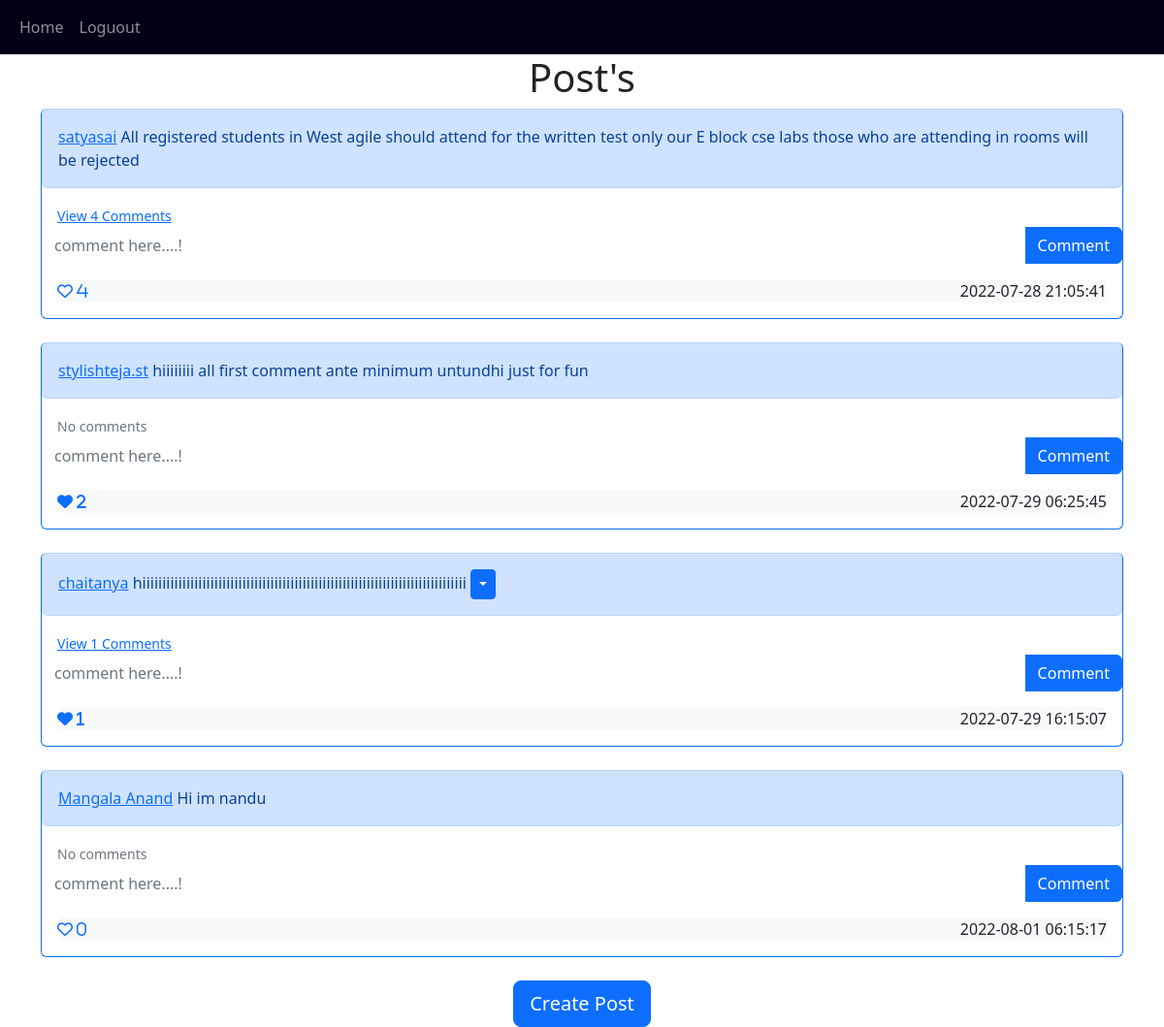
/ (signed in), run on the app's committed database.
### web/models.py (models this page shows)
class Post(db.Model):
    id=db.Column(db.Integer,primary_key=True)
    post_text=db.Column(db.String(256),nullable=False)
    date_created=db.Column(db.DateTime(timezone=True),default=func.now())
    author=db.Column(db.Integer,db.ForeignKey('user.id',ondelete="CASCADE"),nullable=False)
    comments=db.relationship('Comments',backref='post',passive_deletes=True)
    likes=db.relationship('Likes',backref='post',passive_deletes=True)

class User(db.Model,UserMixin):
    id=db.Column(db.Integer,primary_key=True)
    email=db.Column(db.String(150),unique=True)
    username=db.Column(db.String(150),unique=True)
    password=db.Column(db.String(160),unique=True)
    date_created=db.Column(db.DateTime(timezone=True),default=func.now())
    posts=db.relationship('Post',backref='user',passive_deletes=True)
    comments=db.relationship('Comments',backref='user',passive_deletes=True)
    likes=db.relationship('Likes',backref='user',passive_deletes=True)

### web/views.py (the view)
@views.route('/home')
@views.route('/')
@login_required
def home():
    post=Post.query.all()
    return render_template('home.html',user=current_user,posts=post)

### web/__init__.py (called while the page is built)
def create_app():
    app=Flask(__name__)
    app.config['SECRET_KEY']='SATYASAIRAZOLE'
    app.config['SQLALCHEMY_DATABASE_URI']="sqlite:///blog.db"
    db.init_app(app)
    from .views import views
    from .auth import auth
    app.register_blueprint(views,url_prefix='/')
    app.register_blueprint(auth,url_prefix='/')
    from .models import User,Post,Comments,Likes
    create_database(app)
    login_manager=LoginManager()
    login_manager.login_view="auth.login"
    login_manager.init_app(app)
    @login_manager.user_loader
    def load_user(id):
        return User.query.get(int(id))
    return app

### web/templates/home.html (shortened to what this page needs)
{% extends 'post_div.html' %}
{% block header %}Post's{% endblock %}

### web/templates/post_div.html (shortened to what this page needs)
{% extends 'base.html'%}
{% block content%}
<h1 align="center">{%block header%}{{username}}'s Posts{%endblock%}</h1>
<div id="posts">
{% for post in posts%}
<div class="border border-top-0 border-primary rounded">
<div class="alert alert-primary" role="alert">
    <a href="/post/{{post.user.username}}">{{post.user.username}}</a> {{post.post_text}}
    {% if user.id==post.author %}
    <div class="btn-group">
    <button type="button" class="btn btn-sm btn-primary dropdown-toggle" data-bs-toggle="dropdown"></button>
    </div>
    {% endif %}
</div>
<div>
    {% if post.comments|length >0 %}
    <a data-bs-toggle="collapse" href="#comments-expanded-{{post.id}}" role="button">
        <small class="m-3">View {{post.comments|length}} Comments</small>
    </a>
    {% else %}
    <small class="text-muted m-3">No comments</small>
    {% endif%}
<div class="makecomment">
    <form class="input-group mb-3" method="POST" action="/create_comment/{{post.id}}">
        <input type="text" id="text" name="commnet_text" class="form-control" placeholder="comment here....!" style="border-bottom:1px solid blue;border-color:transparent;overflow:auto;"/>
        <button type="submit" class="btn btn-primary">Comment</button>
    </form>
</div>
</div>
<!-- {%set liked=false %}
{%for Like in post.likes %}
    {% if Like.author==current_user.id %}
        {% set liked=true %}
    {% endif %}
{% endfor %}
{% if liked%}
    {%  set icon_name="fas fa-heart" %}
{% else %}
{%  set icon_name="far fa-heart" %}
{% endif %} -->
<div class="d-flex m-3 justify-content-between bg-light rounded">
     {% if user.id in post.likes|map(attribute="author")|list %}
     <a href="/like_post/{{post.id}}"><i class="fas fa-heart"> {{post.likes|length}}</i></a>
     {% else %}
     <a href="/like_post/{{post.id}}"><i class="far fa-heart"> {{post.likes|length}}</i></a>
     {% endif %}
    {{post.date_created}}</div>
</div>
<br>
{% endfor %}
</div>
{%block footer%}
    <div align="center">
        <a href="{{url_for('views.create_post')}}"><button type="button" class="btn btn-lg btn-primary">Create Post</button></a>
    </div>
    {% endblock %}
{% endblock %}

### web/templates/base.css (style rules this page uses)
body { background:url('knowledge.jpg'); height: 100%; background-position: center; background-repeat: no-repeat; background-size: cover; }

### data on the page
Post: user.username "satyasai", post_text "All registered students in West agile should attend for the written test only our E block cse labs those who are attending in rooms will be rejected", comments|length "4", likes|length "4", date_created "2022-07-28 21:05:41"
Post: user.username "stylishteja.st", post_text "hiiiiiiii all first comment ante minimum untundhi just for fun", shows "No comments", likes|length "2", date_created "2022-07-29 06:25:45"
Post: user.username "chaitanya", post_text "hiiiiiiiiiiiiiiiiiiiiiiiiiiiiiiiiiiiiiiiiiiiiiiiiiiiiiiiiiiiiiiiiiiiiiiiiiiiiiiiii", comments|length "1", likes|length "1", date_created "2022-07-29 16:15:07"
Post: user.username "Mangala Anand", post_text "Hi im nandu", shows "No comments", likes|length "0", date_created "2022-08-01 06:15:17"
